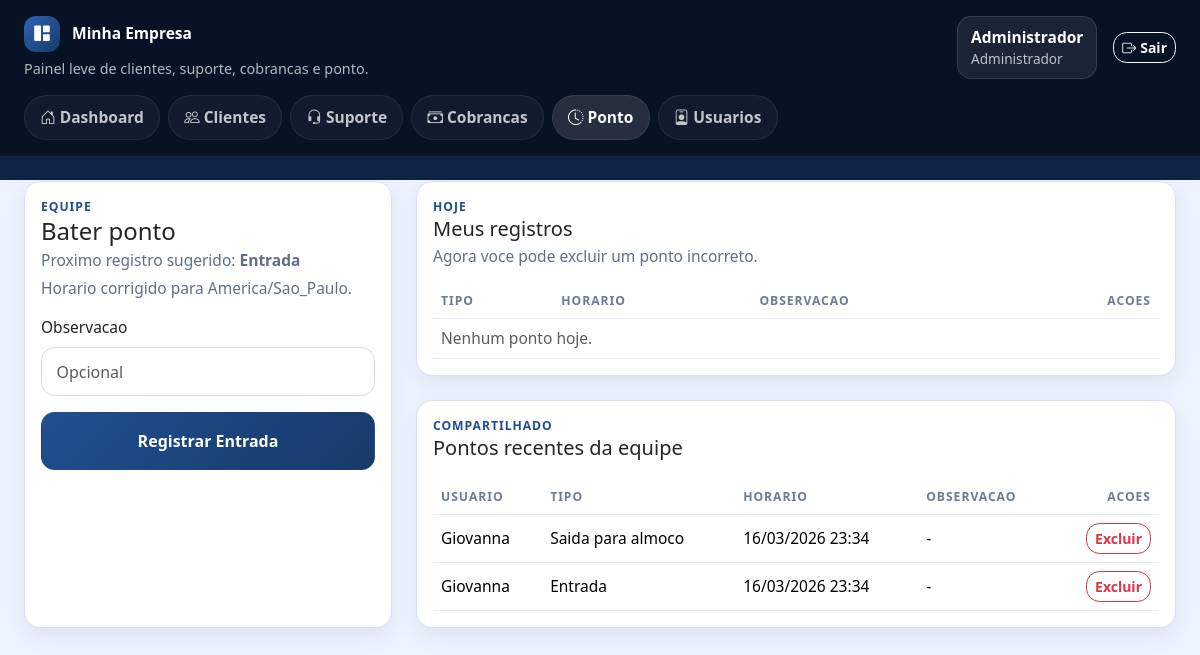
The page /ponto (signed in) on the database its author committed.
### app/models.py (models this page shows, shortened)
class TimestampMixin:
    created_at = db.Column(db.DateTime, default=local_now, nullable=False)
    updated_at = db.Column(db.DateTime, default=local_now, onupdate=local_now, nullable=False)

class User(UserMixin, TimestampMixin, db.Model):
    __tablename__ = "users"
    id = db.Column(db.Integer, primary_key=True)
    name = db.Column(db.String(120), nullable=False)
    email = db.Column(db.String(255), unique=True, nullable=False, index=True)
    password_hash = db.Column(db.String(255), nullable=False)
    role = db.Column(db.String(20), nullable=False, default="employee")
    active = db.Column(db.Boolean, default=True, nullable=False)
    attendances = db.relationship("Attendance", back_populates="user", lazy=True)
    charges_created = db.relationship("Charge", back_populates="created_by", lazy=True)
    time_entries = db.relationship("TimeEntry", back_populates="user", lazy=True)
    @property
    def is_admin(self) -> bool:
        return self.role == "admin"

class TimeEntry(db.Model):
    __tablename__ = "time_entries"
    id = db.Column(db.Integer, primary_key=True)
    user_id = db.Column(db.Integer, db.ForeignKey("users.id"), nullable=False, index=True)
    entry_type = db.Column(db.String(20), nullable=False)
    note = db.Column(db.String(255), nullable=True)
    created_at = db.Column(db.DateTime, default=local_now, nullable=False)
    user = db.relationship("User", back_populates="time_entries")

### app/main.py (the view, shortened to what this page needs)
@bp.route("/ponto", methods=["GET", "POST"])
@login_required
def time_clock():
    today = local_today()
    start_today, end_today = local_day_bounds(today)
    today_entries = (
        TimeEntry.query.filter(
            TimeEntry.user_id == current_user.id,
            TimeEntry.created_at >= start_today,
            TimeEntry.created_at < end_today,
        )
        .order_by(TimeEntry.created_at.asc())
        .all()
    )
    entry_types = [entry.entry_type for entry in today_entries]
    next_type = next_entry_type(entry_types)
    recent_all = []
    if current_user.is_admin:
        recent_all = TimeEntry.query.order_by(TimeEntry.created_at.desc()).limit(40).all()
    return render_template(
        "time_clock/index.html",
        today_entries=today_entries,
        next_type=next_type,
        recent_all=recent_all,
        timezone_name=current_app.config.get("APP_TIMEZONE"),
    )

### app/main.py (called while the page is built)
@bp.app_template_filter("datetime_br")
def datetime_filter(value):
    from app.utils import datetime_br
    return datetime_br(value)

@bp.app_template_global()
def entry_label(entry_type: str) -> str:
    return ENTRY_LABELS.get(entry_type, entry_type.replace("_", " ").title())

### app/utils.py (called while the page is built)
def get_timezone_name() -> str:
    try:
        configured = current_app.config.get("APP_TIMEZONE")
        if configured:
            return str(configured)
    except RuntimeError:
        pass
    return os.getenv("APP_TIMEZONE", DEFAULT_TIMEZONE)

def get_timezone() -> ZoneInfo:
    try:
        return ZoneInfo(get_timezone_name())
    except Exception:
        return ZoneInfo(DEFAULT_TIMEZONE)

def local_now() -> datetime:
    return datetime.now(get_timezone()).replace(tzinfo=None, microsecond=0)

def local_today() -> date:
    return local_now().date()

def local_day_bounds(target_date: date | None = None) -> tuple[datetime, datetime]:
    day = target_date or local_today()
    start = datetime.combine(day, time.min)
    end = start + timedelta(days=1)
    return start, end

def datetime_br(value: datetime | None) -> str:
    if value is None:
        return "-"
    return value.strftime("%d/%m/%Y %H:%M")

def generate_csrf_token() -> str:
    token = session.get("_csrf_token")
    if not token:
        token = secrets.token_hex(32)
        session["_csrf_token"] = token
    return token

def validate_csrf() -> None:
    if request.method != "POST":
        return
    session_token = session.get("_csrf_token")
    form_token = request.form.get("_csrf_token") or request.headers.get("X-CSRFToken")
    if not session_token or not form_token or not hmac.compare_digest(str(session_token), str(form_token)):
        abort(400, description="Falha na validacao CSRF.")

def next_entry_type(entry_types_today: list[str]) -> str:
    for expected in ENTRY_SEQUENCE:
        if entry_types_today.count(expected) < 1:
            return expected
    return ENTRY_SEQUENCE[0]

### app/templates/time_clock/index.html (shortened to what this page needs)
{% extends 'base.html' %}
{% block content %}
<div class="row g-4">
  <div class="col-lg-4">
    <div class="card app-card h-100 sticky-card">
      <div class="card-body">
        <div class="section-head mb-3">
          <div>
            <div class="eyebrow">Equipe</div>
            <h1 class="h4 mb-1">Bater ponto</h1>
            <p class="section-subtitle mb-1">Proximo registro sugerido: <strong>{{ entry_label(next_type) }}</strong></p>
            <p class="section-subtitle mb-0">Horario corrigido para {{ timezone_name or 'America/Sao_Paulo' }}.</p>
          </div>
        </div>
        <form method="post" class="vstack gap-3">
          <div>
            <label class="form-label">Observacao</label>
            <input class="form-control" name="note" placeholder="Opcional">
          </div>
          <button class="btn btn-primary w-100 py-3">Registrar {{ entry_label(next_type) }}</button>
        </form>
      </div>
    </div>
  </div>
  <div class="col-lg-8">
    <div class="card app-card mb-4">
      <div class="card-body">
        <div class="section-head mb-3">
          <div>
            <div class="eyebrow">Hoje</div>
            <h2 class="h5 mb-1">Meus registros</h2>
            <p class="section-subtitle mb-0">Agora voce pode excluir um ponto incorreto.</p>
          </div>
        </div>
        <div class="table-responsive">
          <table class="table table-modern align-middle mb-0">
            <thead><tr><th>Tipo</th><th>Horario</th><th>Observacao</th><th class="text-end">Acoes</th></tr></thead>
            <tbody>
              {% for entry in today_entries %}
              <tr>
                <td>{{ entry_label(entry.entry_type) }}</td>
                <td>{{ entry.created_at|datetime_br }}</td>
                <td>{{ entry.note or '-' }}</td>
                <td class="text-end">
                  <form method="post" action="{{ url_for('main.time_clock_delete', entry_id=entry.id) }}" onsubmit="return confirm('Excluir este ponto?');">
                    <input type="hidden" name="_csrf_token" value="{{ csrf_token() }}">
                    <button class="btn btn-sm btn-outline-danger">Excluir</button>
                  </form>
                </td>
              </tr>
              {% else %}
              <tr><td colspan="4" class="text-muted">Nenhum ponto hoje.</td></tr>
              {% endfor %}
            </tbody>
          </table>
        </div>
      </div>
    </div>
    {% if current_user.is_admin %}
    <div class="card app-card">
      <div class="card-body">
        <div class="section-head mb-3">
          <div>
            <div class="eyebrow">Compartilhado</div>
            <h2 class="h5 mb-1">Pontos recentes da equipe</h2>
          </div>
        </div>
        <div class="table-responsive">
          <table class="table table-modern align-middle mb-0">
            <thead><tr><th>Usuario</th><th>Tipo</th><th>Horario</th><th>Observacao</th><th class="text-end">Acoes</th></tr></thead>
            <tbody>
              {% for entry in recent_all %}
              <tr>
                <td>{{ entry.user.name }}</td>
                <td>{{ entry_label(entry.entry_type) }}</td>
                <td>{{ entry.created_at|datetime_br }}</td>
                <td>{{ entry.note or '-' }}</td>
                <td class="text-end">
                  <form method="post" action="{{ url_for('main.time_clock_delete', entry_id=entry.id) }}" onsubmit="return confirm('Excluir este ponto?');">
                    <button class="btn btn-sm btn-outline-danger">Excluir</button>
                  </form>
                </td>
              </tr>
              {% else %}
              <tr><td colspan="5" class="text-muted">Nenhum ponto registrado.</td></tr>
              {% endfor %}
            </tbody>
          </table>
        </div>
      </div>
    </div>
    {% endif %}
  </div>
</div>
{% endblock %}

### app/templates/base.html (shortened to what this page needs)
<!doctype html>
<html lang="pt-BR">
  <head>
    <link href="https://cdn.jsdelivr.net/npm/bootstrap@5.3.3/dist/css/bootstrap.min.css" rel="stylesheet">
    <link href="https://cdn.jsdelivr.net/npm/bootstrap-icons@1.11.3/font/bootstrap-icons.min.css" rel="stylesheet">
    <link href="{{ url_for('static', filename='styles.css') }}" rel="stylesheet">
  </head>
  <body class="{% if current_user.is_authenticated %}app-body{% else %}auth-body{% endif %}">
    {% if current_user.is_authenticated %}
      <header class="topbar sticky-top">
        <div class="container-fluid px-4 py-3">
          <div class="d-flex justify-content-between align-items-center gap-3 flex-wrap">
            <div>
              <a class="brand-link" href="{{ url_for('main.dashboard') }}">
                <span class="brand-badge"><i class="bi bi-grid-1x2-fill"></i></span>
                <span>{{ company_name }}</span>
              </a>
              <div class="topbar-subtitle">Painel leve de clientes, suporte, cobrancas e ponto.</div>
            </div>
            <div class="d-flex align-items-center gap-3 flex-wrap">
              <div class="user-chip">
                <strong>{{ current_user.name }}</strong>
                <span>{{ 'Administrador' if current_user.is_admin else 'Funcionaria' }}</span>
              </div>
              <a class="btn btn-outline-light btn-sm" href="{{ url_for('auth.logout') }}">
                <i class="bi bi-box-arrow-right me-1"></i>Sair
              </a>
            </div>
          </div>
          <nav class="nav nav-pills app-nav mt-3">
            <a class="nav-link {{ 'active' if request.endpoint == 'main.dashboard' else '' }}" href="{{ url_for('main.dashboard') }}"><i class="bi bi-house-door me-1"></i>Dashboard</a>
            <a class="nav-link {{ 'active' if request.endpoint in ['main.clients_list', 'main.clients_create', 'main.client_detail', 'main.client_edit'] else '' }}" href="{{ url_for('main.clients_list') }}"><i class="bi bi-people me-1"></i>Clientes</a>
            <a class="nav-link {{ 'active' if request.endpoint in ['main.support_center', 'main.client_support_redirect'] else '' }}" href="{{ url_for('main.support_center') }}"><i class="bi bi-headset me-1"></i>Suporte</a>
            <a class="nav-link {{ 'active' if request.endpoint and request.endpoint.startswith('main.charges') else '' }}" href="{{ url_for('main.charges_list') }}"><i class="bi bi-cash-stack me-1"></i>Cobrancas</a>
            <a class="nav-link {{ 'active' if request.endpoint in ['main.time_clock', 'main.time_clock_delete'] else '' }}" href="{{ url_for('main.time_clock') }}"><i class="bi bi-clock-history me-1"></i>Ponto</a>
            {% if current_user.is_admin %}
              <a class="nav-link {{ 'active' if request.endpoint == 'main.users_list' else '' }}" href="{{ url_for('main.users_list') }}"><i class="bi bi-person-badge me-1"></i>Usuarios</a>
            {% endif %}
          </nav>
        </div>
      </header>
    {% endif %}
    <main class="container-fluid px-4 py-4 main-shell">
      {% block content %}{% endblock %}
    </main>
  </body>
</html>

### app/static/styles.css (style rules this page uses)
:root { --navy-950: #081224; --navy-900: #0c1b36; --navy-800: #11264a; --navy-700: #1a3765; --navy-600: #27508f; --navy-500: #2f63b5; --sky-100: #eef4ff; --surface: #ffffff; --surface-soft: #f6f9ff; --border: #d7e2f2; --text: #0f172a; --muted: #5f6f87; --primary: #1f4f91; --success-soft: #e8f8ee; --warning-soft: #fff4db; --danger-soft: #ffe8e8; --shadow: 0 8px 24px rgba(8, 18, 36, 0.08); }
html, body { min-height: 100%; }
body { background: linear-gradient(180deg, #0a1831 0, #102448 180px, var(--sky-100) 180px, var(--sky-100) 100%); color: var(--text); }
.app-body { font-size: 0.97rem; }
.main-shell, .topbar { position: relative; z-index: 1; }
.topbar { background: rgba(8, 18, 36, 0.96); border-bottom: 1px solid rgba(255, 255, 255, 0.08); }
.brand-link { display: inline-flex; align-items: center; gap: 0.75rem; color: #fff; font-weight: 700; text-decoration: none; }
.brand-badge { width: 2.25rem; height: 2.25rem; display: inline-flex; align-items: center; justify-content: center; border-radius: 0.75rem; color: white; background: linear-gradient(135deg, #2f63b5, #173a68); }
.topbar-subtitle { color: rgba(255, 255, 255, 0.7); font-size: 0.9rem; margin-top: 0.35rem; }
.user-chip { display: inline-flex; flex-direction: column; background: rgba(255, 255, 255, 0.08); border: 1px solid rgba(255, 255, 255, 0.12); border-radius: 0.9rem; padding: 0.55rem 0.8rem; color: #fff; }
.user-chip span { color: rgba(255, 255, 255, 0.72); font-size: 0.85rem; }
.app-nav { gap: 0.5rem; }
.app-nav .nav-link { border-radius: 999px; color: rgba(255, 255, 255, 0.75); background: rgba(255, 255, 255, 0.04); border: 1px solid rgba(255, 255, 255, 0.08); padding: 0.62rem 0.95rem; font-weight: 600; }
.app-nav .nav-link:hover, .app-nav .nav-link.active { color: #fff; background: rgba(255, 255, 255, 0.12); }
.app-card, .auth-card, .hero-panel, .soft-card, .alert-item, .empty-state, .timeline-item { border-radius: 1rem; }
.app-card, .hero-panel, .auth-card { background: var(--surface); border: 1px solid var(--border); box-shadow: var(--shadow); }
.page-header, .section-head { display: flex; justify-content: space-between; align-items: flex-start; gap: 1rem; flex-wrap: wrap; }
.eyebrow { text-transform: uppercase; letter-spacing: 0.08em; font-size: 0.76rem; color: var(--primary); font-weight: 700; }
.section-subtitle { color: var(--muted); }
.table-modern { --bs-table-bg: transparent; margin-bottom: 0; }
.table-modern thead th { font-size: 0.76rem; text-transform: uppercase; letter-spacing: 0.08em; color: #6b7c96; border-bottom-width: 1px; }
.table-modern td, .table-modern th { vertical-align: middle; border-color: #e6edf7; }
.form-control, .form-select, .input-group-text, .page-link { border-radius: 0.85rem; border-color: #cfdced; }
.form-control, .form-select, .input-group-text { padding: 0.72rem 0.9rem; }
.btn { border-radius: 0.85rem; font-weight: 600; }
.btn-primary { background: linear-gradient(135deg, #204f92, #173a68); border-color: transparent; }
.sticky-card { position: sticky; top: 6rem; }

### rows shown on the page
User: name "Administrador", role "Administrador"
TimeEntry: entry_type "Entrada", user.name "Giovanna", created_at "16/03/2026 23:34", note "-"
TimeEntry: user.name "Giovanna", entry_type "Saida para almoco", created_at "16/03/2026 23:34", note "-"

### other values the page prints
{{ company_name }} "Minha Empresa"
{{ timezone_name or 'America/Sao_Paulo' }} "America/Sao_Paulo"
